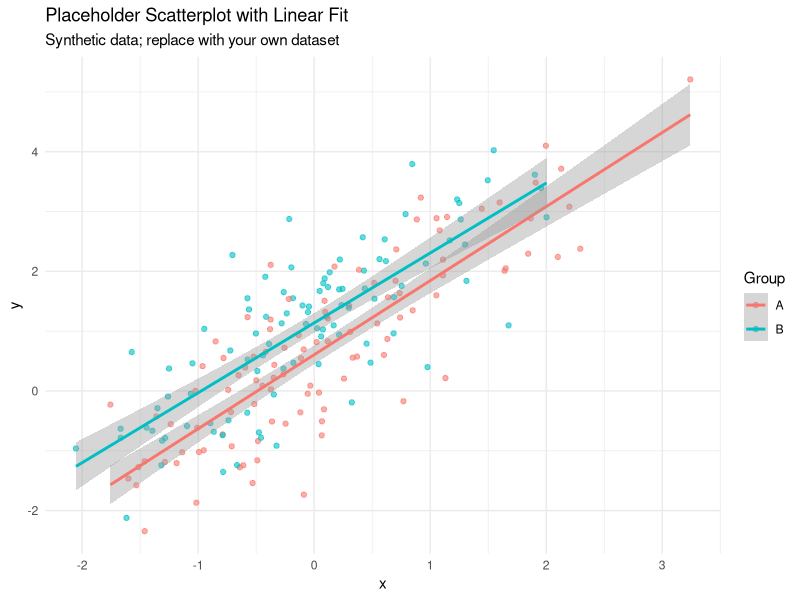
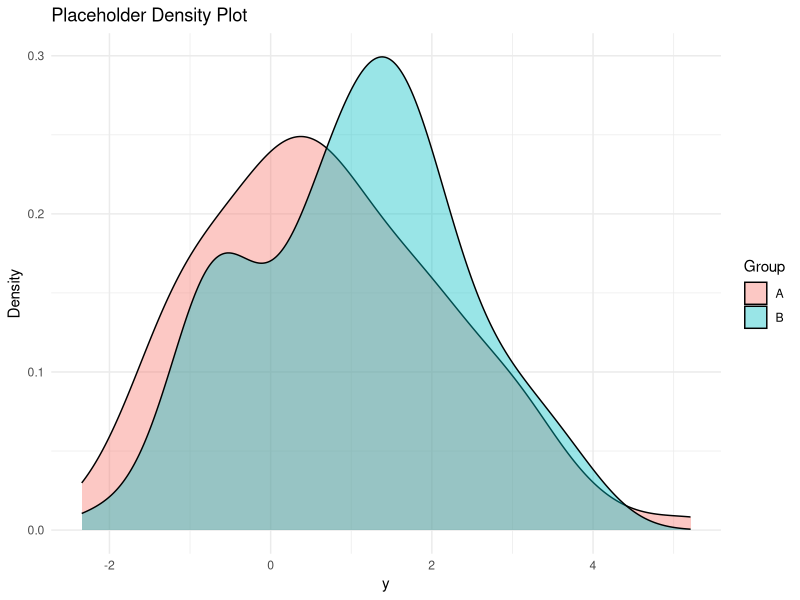

The R source for these figures, in order:
## ---- chunk 1
knitr::opts_chunk$set(
  echo = TRUE,
  message = FALSE,
  warning = FALSE,
  fig.width = 7,
  fig.height = 4.5
)
## ---- chunk 2
library(tidyverse)
## ---- chunk 3
set.seed(123)

dat <- tibble(
  id = 1:200,
  group = sample(c("A", "B"), size = 200, replace = TRUE),
  x = rnorm(200),
  eps = rnorm(200, sd = 0.8)
) %>%
  mutate(
    y = 0.5 + 1.2 * x + if_else(group == "B", 0.7, 0) + eps
  )
## ---- chunk 4
dplyr::glimpse(dat)
## ---- chunk 5
dat %>%
  group_by(group) %>%
  summarise(
    n = n(),
    mean_x = mean(x),
    sd_x = sd(x),
    mean_y = mean(y),
    sd_y = sd(y),
    .groups = "drop"
  )
## ---- chunk 6
ggplot(dat, aes(x = x, y = y, colour = group)) +
  geom_point(alpha = 0.6) +
  geom_smooth(method = "lm", se = TRUE) +
  labs(
    title = "Placeholder Scatterplot with Linear Fit",
    subtitle = "Synthetic data; replace with your own dataset",
    x = "x",
    y = "y",
    colour = "Group"
  ) +
  theme_minimal()
## ---- chunk 7
ggplot(dat, aes(x = y, fill = group)) +
  geom_density(alpha = 0.4) +
  labs(
    title = "Placeholder Density Plot",
    x = "y",
    y = "Density",
    fill = "Group"
  ) +
  theme_minimal()
## ---- chunk 8
m1 <- lm(y ~ x + group, data = dat)
summary(m1)
## ---- chunk 9
# Placeholder: keep or remove depending on your workflow
broom::tidy(m1)
## ---- chunk 10
sessionInfo()
